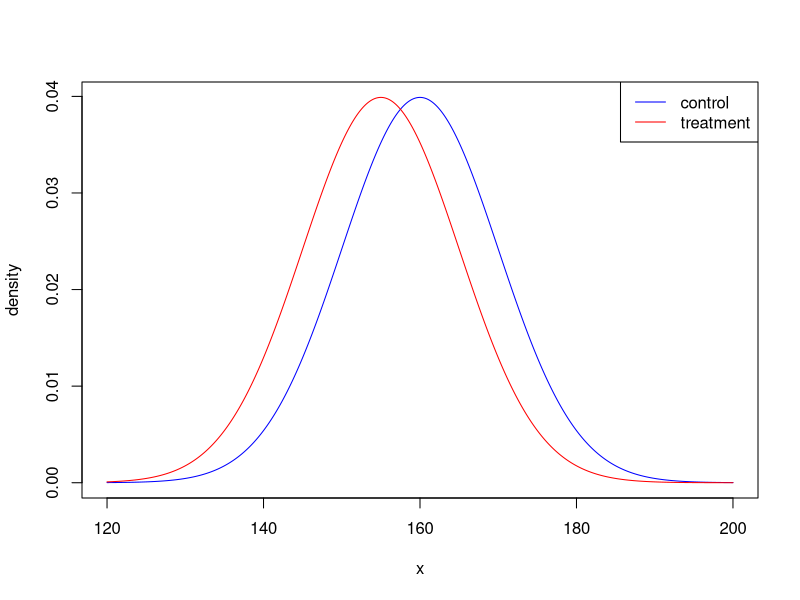
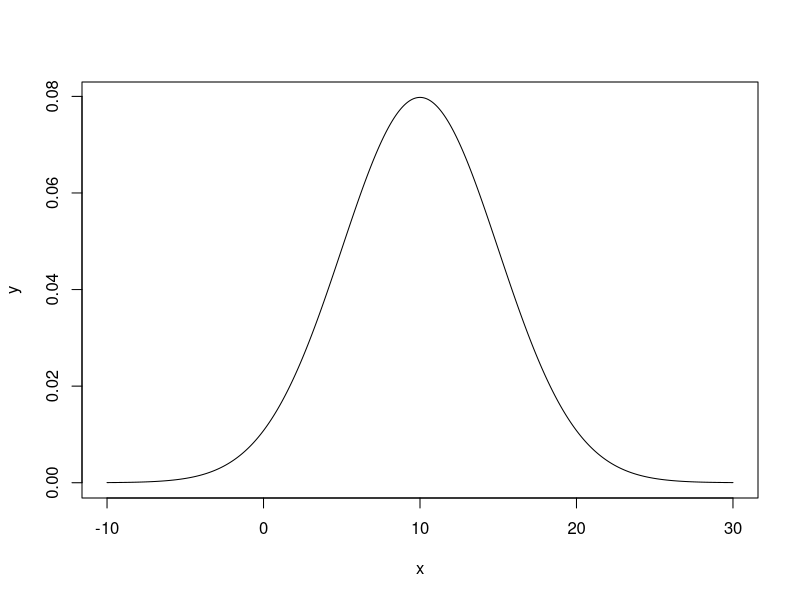
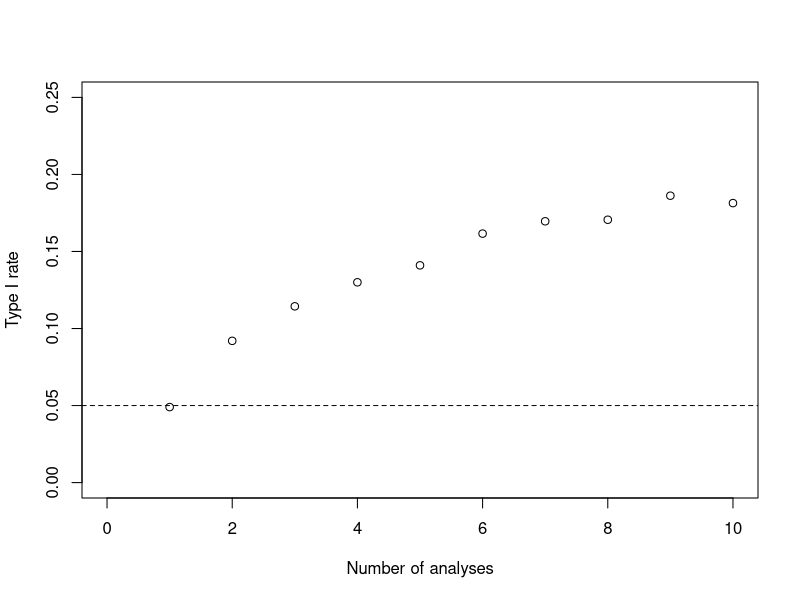
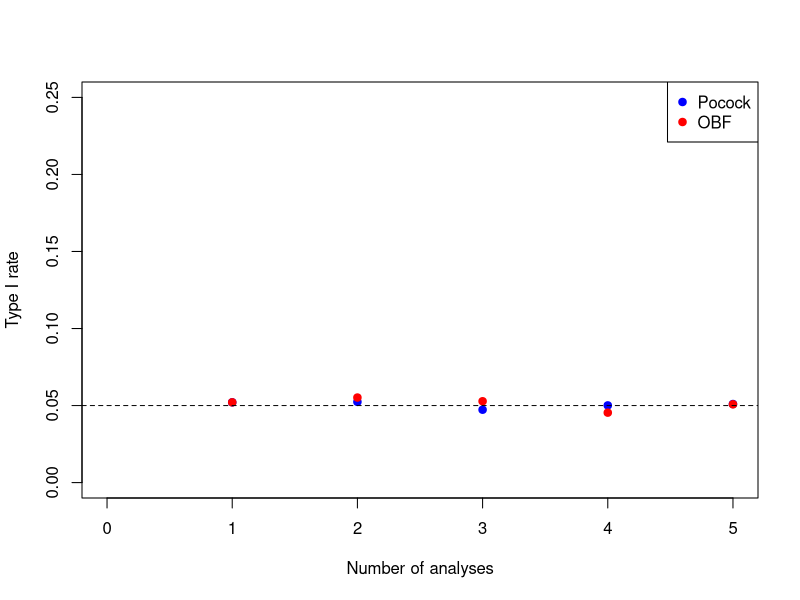
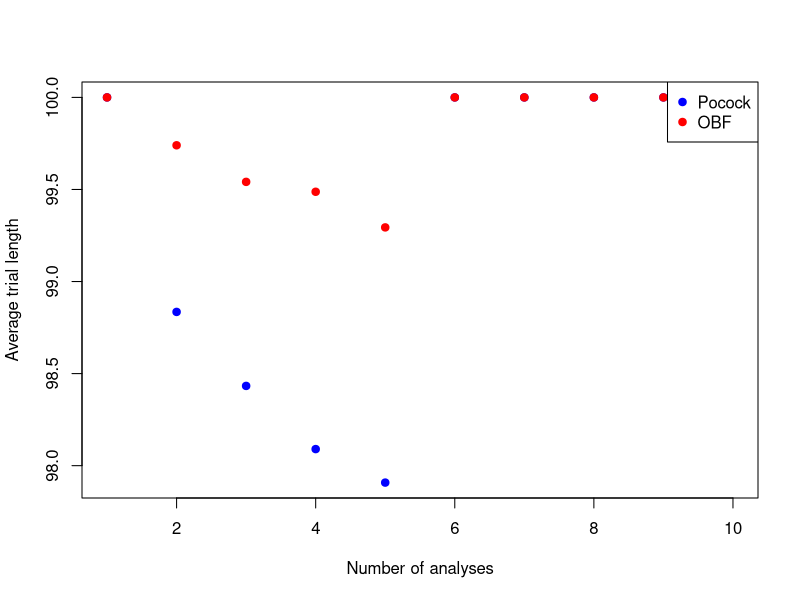

Reproduce these figures in R, in order.
## ---- chunk 1
knitr::opts_chunk$set(echo = TRUE)
## ---- chunk 2
x <- seq(120, 200, by=0.01)
control <- dnorm(x, 160, sd = 10)
plot(x,control, type="l", ylab="density", col="blue")
treatment <- dnorm(x, 155, sd =10)
lines(x, treatment, col="red")
legend("topright", legend=c("control", "treatment"), col=c("blue", "red"), lty=1)

## ---- chunk 3
# sigma1 <- 10
# sigma2 <- 10
# alpha <- 0.05
# delta <- 5
# PowerFunc <- function(beta){
#   n1 <- ((sigma1^2+sigma2^2)*(qnorm(1-alpha/2)+qnorm(1-beta))^2)/(delta^2)
# n1 <- ceiling(n1)
# }
# betavec <- seq(0, 0.8, by=0.01)
# power <- rep(NA, length = length(betavec))
# for (i in 1:length(betavec)){
#   power[i] <- PowerFunc(betavec[i])
# }
# plot(power, 1-betavec, ylim=c(0,1), type="l", xlab="Sample size (n1)", ylab="Power", col="blue")
# abline(h = 0.9, lty=2)
## ---- chunk 4
x <- seq(-10, 30, by=0.01)
y <- dnorm(x, 10, sd = 5)
plot(x, y, type="l")
## ---- chunk 5
testvec <- rep(NA, 10000)
for (i in 1:10000){
  controldata <- rnorm(100, 10, sd =5)
treatmentdata <- rnorm(100, 10, sd =5)
test <- t.test(controldata, treatmentdata)
testvec[i] <- test$p.value<0.05
}
mean(testvec)
## ---- chunk 6

IAFunc <- function(numberofanalyses){
  testvec <- rep(NA, 5000)
for (i in 1:5000){
  rejected <- F
  controldata <- rnorm(100, 10, sd =5)
  treatmentdata <- rnorm(100, 10, sd =5)
  for (j in 1:numberofanalyses){
      cdata <- controldata[1:(j*(100/numberofanalyses))]
      tdata <- treatmentdata[1:(j*(100/numberofanalyses))]
      test <- t.test(cdata, tdata)
      if (test$p.value<0.05){
        rejected <- T
        break
    }
  }
testvec[i] <- rejected
}
  return(mean(testvec))
}


analyses <- 1:10
iavec <- rep(NA, 10)
for (i in 1:10){
  iavec[i] <- IAFunc(analyses[i])
}

plot(iavec, ylim=c(0, 0.25), xlab="Number of analyses", ylab="Type I rate", xlim=c(0, 10))
abline(h = 0.05, lty=2)

## ---- chunk 7

Pocock2 <- rep(0.0294, 2)
Pocock3 <- rep(0.0221, 3)
Pocock4 <- rep(0.0182, 4)
Pocock5 <- rep(0.0158, 5)
OBF2 <- c(0.0054, 0.0492)
OBF3 <- c(0.0006, 0.0151, 0.0471)
OBF4 <- c(0.00005, 0.0039, 0.0184, 0.0412)
OBF5 <- c(0.000005, 0.0013, 0.0085, 0.0228, 0.0417)


IAFunc <- function(numberofanalyses){
  PocockVec <- rep(NA, 10000)
  OBFVec <- rep(NA, 10000)
  PocockLength <- rep(100, 10000)
  OBFLength <- rep(100, 10000)
  for (i in 1:10000){
  rejectedPocock <- F
  rejectedOBF <- F
  controldata <- rnorm(100, 10, sd = 5)
  treatmentdata <- rnorm(100, 10, sd = 5)
  if (numberofanalyses==1){
      test <- t.test(controldata, treatmentdata)
      if (test$p.value<0.05){
        rejectedPocock <- T
        rejectedOBF <- T
      }
  } else if (numberofanalyses==2){
    for (j in 1:2){
      if (rejectedPocock&&rejectedOBF){
        break
      } else {
       cdata <- controldata[1:(j*(100/2))]
      tdata <- treatmentdata[1:(j*(100/2))]
      test <- t.test(cdata, tdata)
      if (test$p.value<Pocock2[j]){
        PocockLength[i] <- length(cdata)
        rejectedPocock <- T
      }
      if (test$p.value<OBF2[j]){
        OBFLength[i] <- length(cdata)
        rejectedOBF <- T
      } 
      }
    }
  } else if (numberofanalyses==3){
    for (j in 1:3){
      if (rejectedPocock&&rejectedOBF){
        break
      } else {
      cdata <- controldata[1:(j*(100/3))]
      tdata <- treatmentdata[1:(j*(100/3))]
      test <- t.test(cdata, tdata)
      if (test$p.value<Pocock3[j]){
        PocockLength[i] <- length(cdata)
        rejectedPocock <- T
      }
      if (test$p.value<OBF3[j]){
        OBFLength[i] <- length(cdata)
        rejectedOBF <- T
      }
      }
    }
  } else if (numberofanalyses==4){
    for (j in 1:4){
      if (rejectedPocock&&rejectedOBF){
        break 
      } else {
      cdata <- controldata[1:(j*(100/4))]
      tdata <- treatmentdata[1:(j*(100/4))]
      test <- t.test(cdata, tdata)
      if (test$p.value<Pocock4[j]){
        PocockLength[i] <- length(cdata)
        rejectedPocock <- T
      }
      if (test$p.value<OBF4[j]){
        OBFLength[i] <- length(cdata)
        rejectedOBF <- T
      }
      }
    }
  } else if (numberofanalyses==5){
    for (j in 1:5){
      if (rejectedPocock&&rejectedOBF){
        break
      } else {
      cdata <- controldata[1:(j*(100/5))]
      tdata <- treatmentdata[1:(j*(100/5))]
      test <- t.test(cdata, tdata)
      if (test$p.value<Pocock5[j]){
        PocockLength[i] <- length(cdata)
        rejectedPocock <- T
      }
      if (test$p.value<OBF5[j]){
        OBFLength[i] <- length(cdata)
        rejectedOBF <- T
      }
      }
    }
  }
  PocockVec[i] <- rejectedPocock
  OBFVec[i] <- rejectedOBF
  }
  return(list(Pocock = mean(PocockVec), OBF = mean(OBFVec), PocockLengthOut = mean(PocockLength), OBFLengthOut = mean(OBFLength)))
}

analyses <<- 1:5
PocockSpendingVec <<- rep(NA, length(analyses))
OBFSpendingVec <<- rep(NA, length(analyses))
PocockLengthVec <<- rep(NA, length(analyses))
OBFLengthVec <<- rep(NA, length(analyses))
for (i in 1:length(analyses)){
  output <- IAFunc(analyses[i])
  PocockSpendingVec[i] <- output$Pocock
  OBFSpendingVec[i] <- output$OBF
  PocockLengthVec[i] <- output$PocockLengthOut
  OBFLengthVec[i] <- output$OBFLengthOut
}


plot(analyses, PocockSpendingVec, ylim=c(0, 0.25), xlab="Number of analyses", ylab="Type I rate", xlim=c(0, 5), col = "blue", pch = 19)
points(analyses, OBFSpendingVec, col="red", pch=19)
legend("topright", legend=c("Pocock", "OBF"), col=c("blue", "red"), pch = 19)
abline(h = 0.05, lty=2)

## ---- chunk 8

plot(analyses, PocockLengthVec, xlab="Number of analyses", ylab="Average trial length", col="blue", pch=19)
points(analyses, OBFLengthVec, col="red", pch=19)
legend("topright", legend=c("Pocock", "OBF"), col=c("blue", "red"), pch = 19)

